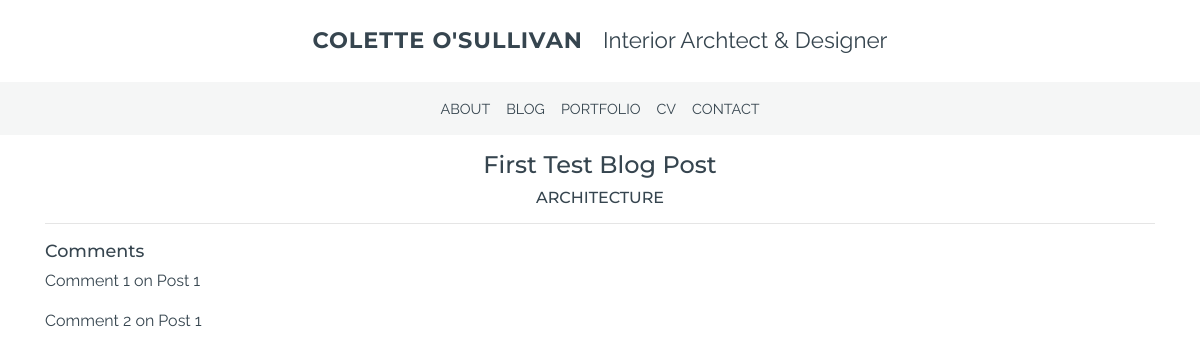
/blog/1, run on an earlier commit of the app's database.
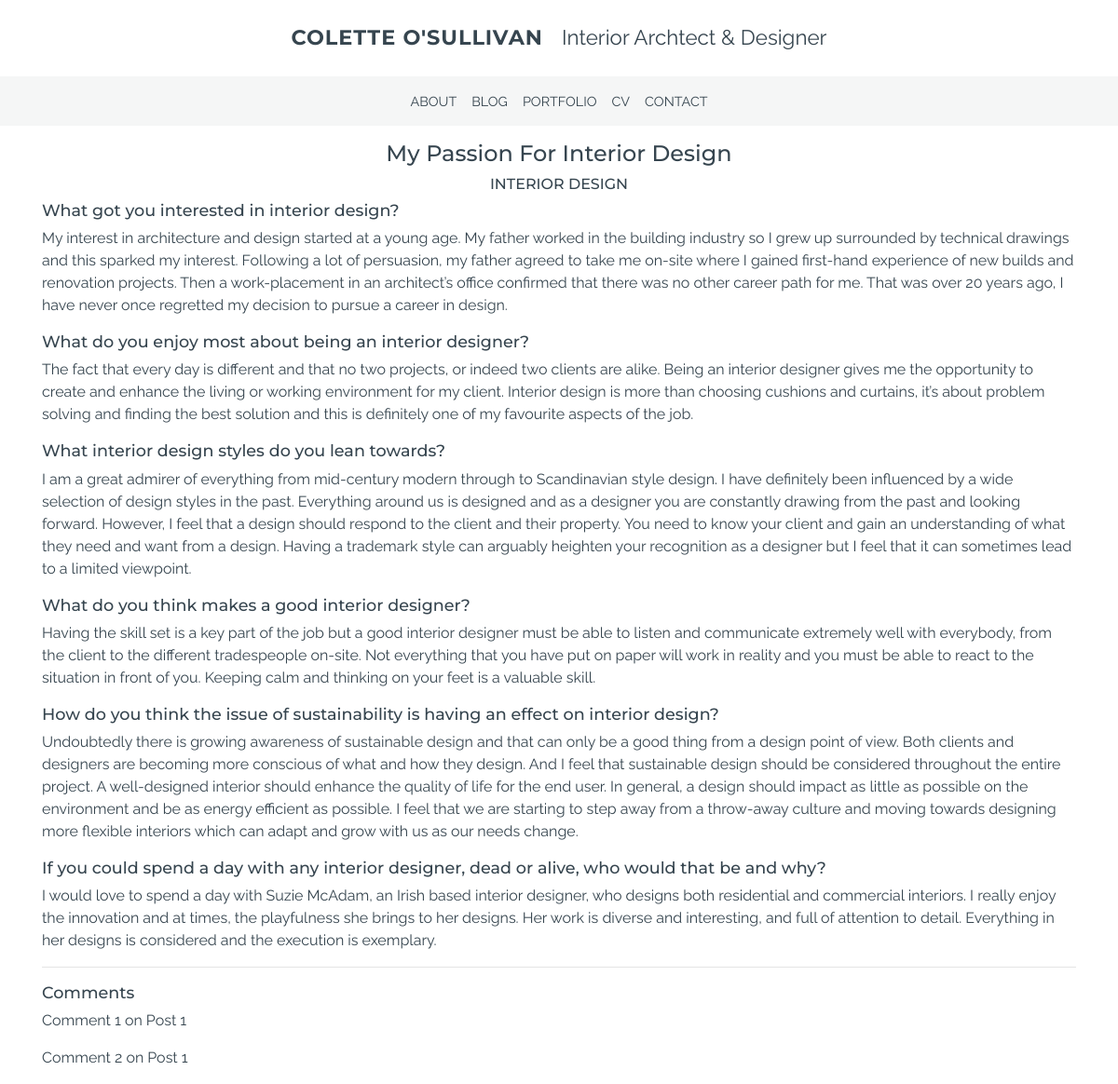
And on a later commit of the database.
### blog/models.py (models this page shows, shortened)
class Blog(models.Model):
    category = models.ForeignKey('Category', null=True, on_delete=models.CASCADE, related_name='blogs')
    title = models.CharField(max_length=200, blank=True)
    date = models.DateField(default=timezone.now)
    image = models.ImageField(blank=True)
    content = models.TextField(blank=True)

class Category(models.Model):
    title = models.CharField(max_length=100)

class Comment(models.Model):
    blog = models.ForeignKey('Blog', on_delete=models.CASCADE, related_name='comments')
    content = models.TextField()

class Section(models.Model):
    blog = models.ForeignKey('Blog', on_delete=models.CASCADE, related_name='sections')
    title = models.CharField(max_length=500, blank=True)
    image = models.ImageField(blank=True)
    content = models.TextField(blank=True)

### blog/views.py (the view)
# urls.py: path('<pk>', views.blog, name='blog'),
def blog(request, pk):
    blog = Blog.objects.get(pk=pk)
    sections = Section.objects.filter(blog=blog)
    comments = Comment.objects.filter(blog=blog)
    context = {'blog': blog, 'sections': sections, 'comments': comments}
    return render(request, 'blog/blog.html', context)

### blog/templates/blog/blog.html
{% extends 'base.html' %}
{% block content%}
<div class="text-center">
    <h1>{{ blog.title }}</h1>
    <h3>{{ blog.category.title }}</h3>
</div>
{% for section in sections %}
<h2>{{ section.title }}</h2>
<p>{{ section.content }}</p>
{% endfor %}
<hr>
<h2>Comments</h2>
{% for comment in comments %}
<p>{{comment.content}}</p>
{% endfor %}
{% endblock %}

### templates/base.html (shortened to what this page needs)
{% load static %}
<!DOCTYPE html>
<html lang="en">
<head>
    <link rel="stylesheet" href="https://stackpath.bootstrapcdn.com/bootstrap/4.4.1/css/bootstrap.min.css">
    <link rel="stylesheet" href="{% static 'css/main.css' %}">
</head>
<body>
<div class="text-center mt-4 mb-4">
  <a href="{% url 'index' %}"><strong class="mont mr-3">COLETTE O'SULLIVAN</strong> <span class="merri">Interior Archtect & Designer</span></a>
</div>
    <nav class="navbar navbar-expand-lg mb-3">
        <div class="collapse navbar-collapse" id="navbarNavAltMarkup">
          <div class="navbar-nav mx-auto">
            <a class="nav-item nav-link" href="{% url 'cv' %}">ABOUT</a>
            <a class="nav-item nav-link" href="{% url 'blogs' %}">BLOG</a>
            <a class="nav-item nav-link" href="{% url 'projects' %}">PORTFOLIO</a>
            <a class="nav-item nav-link" href="{% url 'cv' %}">CV</a>
            <a class="nav-item nav-link" href="{% url 'cv' %}">CONTACT</a>
          </div>
        </div>
      </nav>
    <div class="container">
        <div class="row">
            <div class="col">
                {% block content %}{% endblock %}
            </div>
        </div>
    </div>
</body>
</html>

### static/css/main.css (style rules this page uses)
body { font-family: 'Merriweather', serif; font-family: 'Raleway', sans-serif; color: #36454f }
h1, h2, h3, h4 { font-family: 'Montserrat', sans-serif; }
h1 { font-size: 1.5rem; }
h2 { font-size: 1.1rem; }
h3 { font-size: 1rem; }
nav { background-color: rgba(243, 244, 244, 0.8); color: #36454f; font-size: .9rem; }
a { color: #36454f; }
.merri { font-family:'Merriweather', serif; font-family: 'Raleway', sans-serif; font-size: 1.4rem; }
.mont { font-family: 'Montserrat', sans-serif; font-size: 1.4rem; letter-spacing: .06rem; }

What changed in the data, as far as the page shows it:
changed Blog: title "First Test Blog Post" → "My Passion For Interior Design"; category "ARCHITECTURE" → "INTERIOR DESIGN"
added Section: title "What got you interested in interior design?", content "My interest in architecture and design started at a young age. My father worked in the building industry so I grew up surrounded by technical drawings and this sparked my interest. Following a lot of persuasion, my father agreed to take me on-site where I gained first-hand experience of new builds and renovation projects. Then a work-placement in an architect’s office confirmed that there was no other career path for me. That was over 20 years ago, I have never once regretted my decision to pursue a career in design."
added Section: title "What do you enjoy most about being an interior designer?", content "The fact that every day is different and that no two projects, or indeed two clients are alike. Being an interior designer gives me the opportunity to create and enhance the living or working environment for my client. Interior design is more than choosing cushions and curtains, it’s about problem solving and finding the best solution and this is definitely one of my favourite aspects of the job."
added Section: title "What interior design styles do you lean towards?", content "I am a great admirer of everything from mid-century modern through to Scandinavian style design. I have definitely been influenced by a wide selection of design styles in the past. Everything around us is designed and as a designer you are constantly drawing from the past and looking forward. However, I feel that a design should respond to the client and their property. You need to know your client and gain an understanding of what they need and want from a design. Having a trademark style can arguably heighten your recognition as a designer but I feel that it can sometimes lead to a limited viewpoint."
added Section: title "What do you think makes a good interior designer?", content "Having the skill set is a key part of the job but a good interior designer must be able to listen and communicate extremely well with everybody, from the client to the different tradespeople on-site. Not everything that you have put on paper will work in reality and you must be able to react to the situation in front of you. Keeping calm and thinking on your feet is a valuable skill."
added Section: title "How do you think the issue of sustainability is having an effect on interior design?", content "Undoubtedly there is growing awareness of sustainable design and that can only be a good thing from a design point of view. Both clients and designers are becoming more conscious of what and how they design. And I feel that sustainable design should be considered throughout the entire project. A well-designed interior should enhance the quality of life for the end user. In general, a design should impact as little as possible on the environment and be as energy efficient as possible. I feel that we are starting to step away from a throw-away culture and moving towards designing more flexible interiors which can adapt and grow with us as our needs change."
added Section: title "If you could spend a day with any interior designer, dead or alive, who would that be and why?", content "I would love to spend a day with Suzie McAdam, an Irish based interior designer, who designs both residential and commercial interiors. I really enjoy the innovation and at times, the playfulness she brings to her designs. Her work is diverse and interesting, and full of attention to detail. Everything in her designs is considered and the execution is exemplary."
